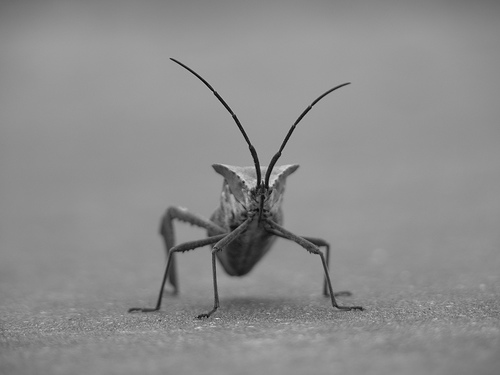
#> input picture data/image.png, 500 x 375 px, found by its file name
$ python 07_image.py
#> lines starting #> are read from the running program, lines starting #| are printed output that depends on the picture
from PIL import Image
import matplotlib.pyplot as plt
import numpy as np

img = Image.open('data/image.png')
#> img is the input picture: PIL image 500x375 RGB; min 0, max 217, mean 140.5
img = np.asarray(img)
print(type(img), img.shape)  # <class 'numpy.ndarray'> (480, 640, 3)
#| <class 'numpy.ndarray'> (375, 500, 3)
imgplot = plt.imshow(img)
# imgplot.set_cmap('hot')
plt.show()

# Resize image to 64x64 pixels
img = Image.open('data/image.png')
img.thumbnail((64, 64))  # resizes image in-place
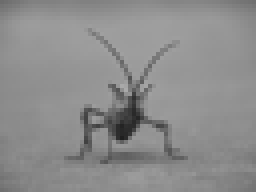
#> img: PIL image 64x48 RGB (shown 4 times larger); min 31, max 169, mean 140.4
img = np.asarray(img)
print(type(img), img.size) # <class 'PIL.Image.Image'> (64, 64)
#| <class 'numpy.ndarray'> 9216
imgplot = plt.imshow(img)
plt.colorbar(imgplot)
# imgplot.set_alpha(0.5)  # Set transparency
plt.show()
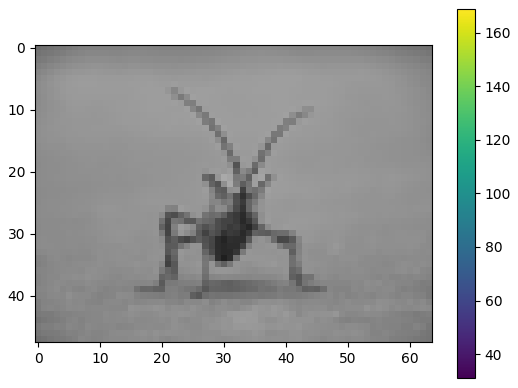
#> figure drawn by matplotlib, 2 panels
